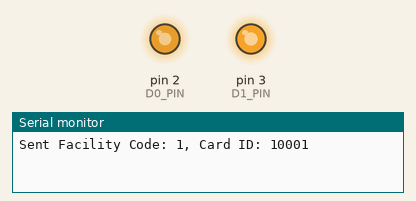
Simulated run of this sketch. Board: Arduino Uno, built with avr-gcc and run on an emulated ATmega328P. On the bench: output pins drawn as LEDs (lit = HIGH), the last lines printed to the serial monitor.

Above: at 0.05 s.
At 5.0 s:
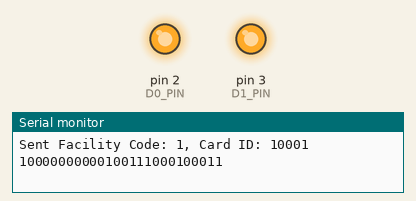
Timing chart, 0 to 6.5 s (numbered marks = the images above):
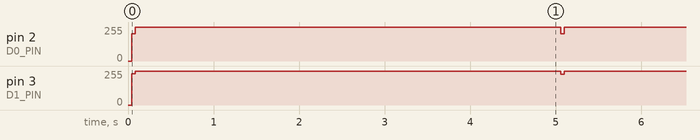

The sketch:

weigand.ino
```cpp
// Wiegand signal emulation on Arduino
#define D0_PIN 2   // Wiegand Data 0 (D0)
#define D1_PIN 3   // Wiegand Data 1 (D1)

unsigned long siteCode = 1; // Facility code (16 bits)
unsigned long cardID = 10001; // Card ID (24 bits)

void setup() {
    pinMode(D0_PIN, OUTPUT);
    pinMode(D1_PIN, OUTPUT);

    // Start serial monitor for debugging
    Serial.begin(9600);

    // When no data is being sent, both DATA0 and DATA1 are pulled up to the "high" voltage level — usually +5 VDC
    // https://en.wikipedia.org/wiki/Wiegand_interface#cite_note-2
    digitalWrite(D0_PIN, HIGH);
    digitalWrite(D1_PIN, HIGH);
}

void loop() {
    sendWiegand26(siteCode, cardID);
    delay(5000);  // Wait for 5 seconds before repeating
}

/*
Wiegand Protocol:
- the most common is 26 bit format
- 1 bit leading parity bit (Even)
- 8 bits facility code
- 16 bits ID code
- 1 bit trailing parity bit (Odd)
*/
void sendWiegand26(unsigned long siteCode, unsigned long cardID) {
    // Combine facility code and card ID
    unsigned long long data = (siteCode << 24) | cardID;  // Shift site code to the left and add card ID

    // Calculate the parity bit using odd parity
    unsigned long long parity = calculateParity(data);

    // Add parity as the most significant bit (MSB)
    data = (data << 1) | parity;

    // Send the 26-bit Wiegand signal (start bit + site + card ID + parity)
    // When a 0 is sent the DATA0 wire is pulled to a low voltage while the DATA1 wire stays at a high voltage.
    // When a 1 is sent the DATA1 wire is pulled to a low voltage while DATA0 stays at a high voltage
    for (int i = 25; i >= 0; i--) {
    if ((data >> i) & 1) {
      digitalWrite(D0_PIN, HIGH);
      digitalWrite(D1_PIN, LOW);
    } else {
      digitalWrite(D0_PIN, LOW);
      digitalWrite(D1_PIN, HIGH);
    }
    delayMicroseconds(500);
    digitalWrite(D0_PIN, HIGH);
    digitalWrite(D1_PIN, HIGH);
    }

    // Output for debugging
    Serial.print("Sent Facility Code: ");
    Serial.print(siteCode);
    Serial.print(", Card ID: ");
    Serial.println(cardID);
    printBinary(data, 26);
}

// Calculate the odd parity bit
unsigned long long calculateParity(unsigned long long data) {
    unsigned long long parity = 0;
    // Count the number of 1s in the data to calculate odd parity
    for (int i = 0; i < 40; i++) {
        parity ^= (data >> i) & 1;
    }
    return parity;
}

// Function to print binary representation of a number
void printBinary(unsigned long long data, int bits) {
    for (int i = bits - 1; i >= 0; i--) {
        // Print each bit from MSB to LSB
        Serial.print((int)((data >> i) & 1));
    }
    Serial.println();
}
```

Measured:
- by itself, pin 2 (D0_PIN): alternates 255/255 for 5.0 s and 203/255 for 0.04 s
- by itself, pin 3 (D1_PIN): repeats every 5.0 s: 255/255 5.0 s, 232/255 0.04 s
